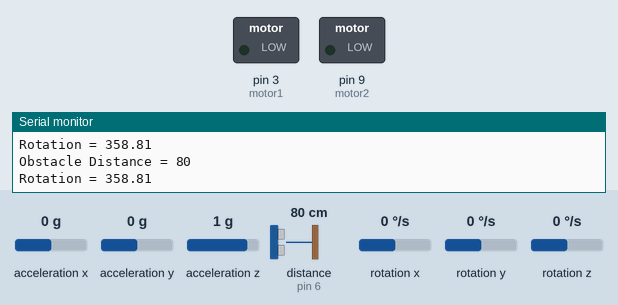
A sketch run on a simulated Arduino Uno, built with avr-gcc and run on an emulated ATmega328P. On the bench: switched loads named in the sketch (green lamp = pin HIGH), the last lines printed to the serial monitor. Wiring (inferred from the names in the program): ultrasonic range finder: trigger pin 5; echo pin 6; MPU-6050 motion sensor at I2C address 0x68. The test bench sets the inputs (shaded band); at power-on: distance to the obstacle (sensor on pin 6) 80 cm, acceleration x 0 g, acceleration z 1 g, acceleration y 0 g, rotation x 0 °/s, rotation y 0 °/s, rotation z 0 °/s. The echo pulse lasts 58.3 µs per cm; pins used as bus, display or sensor lines are not drawn.

Above: at 1.2 s.
1.3 s: distance to the obstacle (sensor on pin 6) set to 60 cm
4.3 s: distance to the obstacle (sensor on pin 6) set to 2 cm
7.3 s: acceleration x set to 0.8 g
10.3 s: acceleration z set to 1.2 g
11.8 s: acceleration z set to 1.5 g
At 12.8 s:
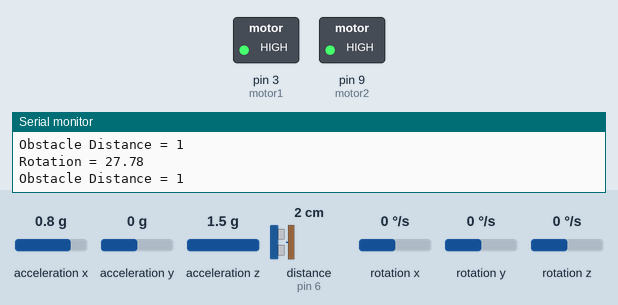
13.3 s: acceleration x set to 1 g
At 14.6 s:
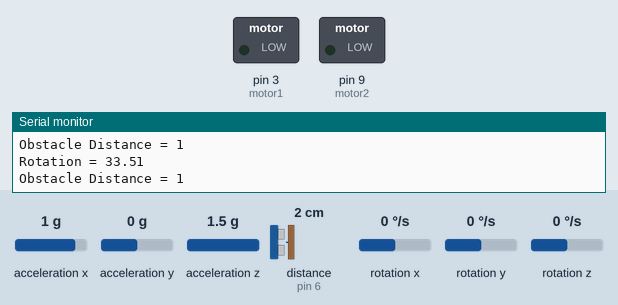
Timing chart, 0 to 16.3 s (numbered marks = the images above; inputs shaded):
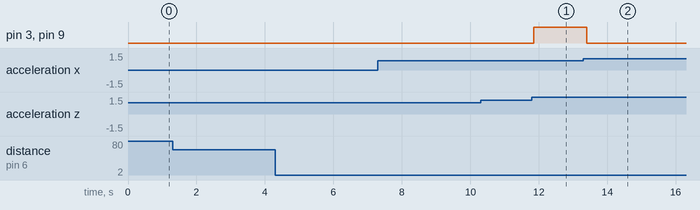

The sketch:

testingnewcode.ino
```cpp
#include<Wire.h>

unsigned long int current_millis;
unsigned long int previous_millis = 0;
//Variables for Ultrasonic Distance Sensor
int trig = 5;
int echo = 6;
int motor1 = 3;
int motor2 = 9;

int distance, duration;
int intensity;
int interval;


//Variables for MPU6050 Gyro Sensor
const int MPU_addr = 0x68;
int16_t GyY;

int minVal = 265;
int maxVal = 402;

double x;
double y;
double z;

float AcX,AcY, AcZ;

void setup() {

//Setup for MPU6050 Gyro Sensor
  Wire.begin();
  Wire.beginTransmission(MPU_addr);
  Wire.write(0x6B);
  Wire.write(0);
  Wire.endTransmission(true);
  Serial.begin(9600);

//Setup for Ultrasonic Distance Sensor
  pinMode(trig, OUTPUT);
  pinMode(echo, INPUT);
  pinMode(motor1, OUTPUT);
  pinMode(motor2, OUTPUT);
}


void loop() {

//Processing for MPU6050 Gyro Sensor
  Wire.beginTransmission(MPU_addr);
  Wire.write(0x3B);
  Wire.endTransmission(false);
  Wire.requestFrom(MPU_addr, 14, true);

  AcX = Wire.read() << 8 | Wire.read();
  AcY = Wire.read() << 8 | Wire.read();
  AcZ = Wire.read() << 8 | Wire.read();


  int xAng = map(AcX, minVal, maxVal, -90, 90);
  int yAng = map(AcY, minVal, maxVal, -90, 90);
  int zAng = map(AcZ, minVal, maxVal, -90, 90);

  y = RAD_TO_DEG * (atan2(-xAng, -zAng) + PI);

  Serial.print("Rotation = ");
  Serial.print(y);
  Serial.print("\n");

//Processing for Ultrasonic Distance Sensor
  digitalWrite(trig, HIGH);
  delayMicroseconds(10);
  digitalWrite(trig, LOW);
  duration = pulseIn(echo, HIGH); //pulseIn function measures the time between trig low to echo high


  distance = (duration / 2) / 29.1;
  Serial.print("Obstacle Distance = ");
  Serial.print(distance);
  Serial.print("\n");


if(y<30)
{

    if (distance >= 0 && distance <=30)
    {
      analogWrite(motor1, 255);
      analogWrite(motor2, 255);

    }
    else if (distance >= 31 && distance <= 60)
    {
      analogWrite(motor1, 255);
      analogWrite(motor2, 255);

      analogWrite(motor1, 0);
      analogWrite(motor2, 0);
      delay(1500);

    }
     else if (distance >=61  && distance <= 120)
    {
      analogWrite(motor1, 255);
      analogWrite(motor2, 255);
      delay(2500);
      analogWrite(motor1, 0);
      analogWrite(motor2, 0);
      delay(2500);
    }
     else if (distance >= 121  && distance <= 200)
    {
      analogWrite(motor1, 255);
      analogWrite(motor2, 255);
      delay(3500);
      analogWrite(motor1, 0);
      analogWrite(motor2, 0);
      delay(3500);
    }
   }
    else
  {
    analogWrite(motor1, 0);
    analogWrite(motor2, 0);
}
delay(100);
}
```

Measured:
- the behaviour switches between 1.3 and 1.4 g on acceleration z (found by bisection; images 0 and 1)
- the behaviour switches between 0.8 and 0.9 g on acceleration x (found by bisection; images 1 and 2)
- after the input at 11.8 s, pin 3 (motor1), pin 9 (motor2): LOW → HIGH after 0.05 s
- after the input at 13.3 s, pin 3 (motor1), pin 9 (motor2): HIGH → LOW after 0.10 s
